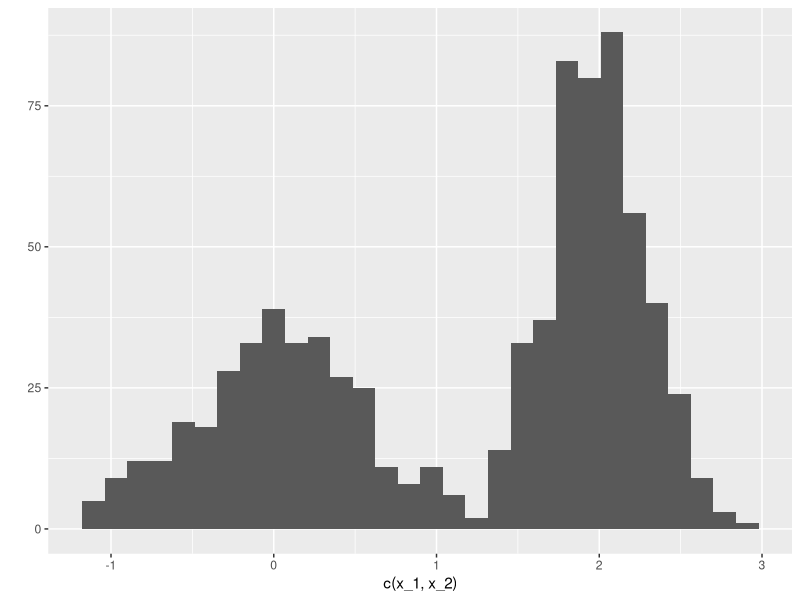
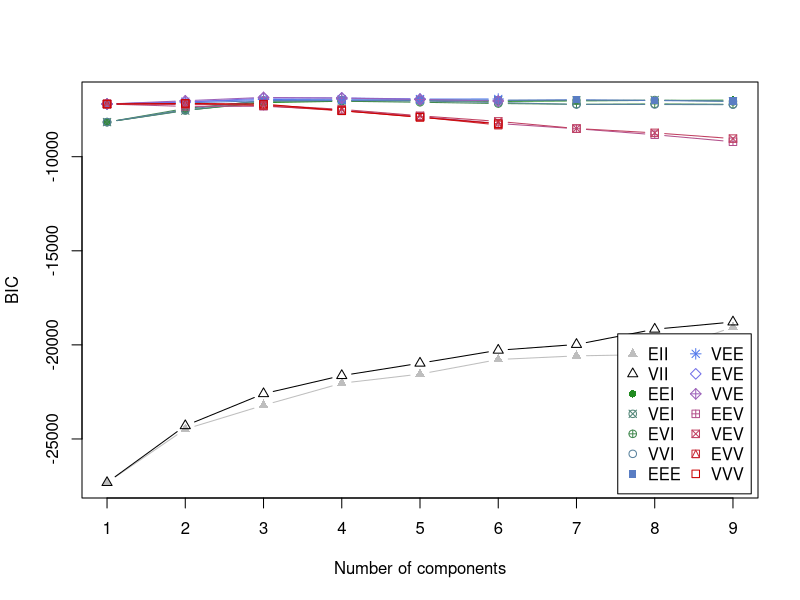

Recreate these plots in R, in order.
## ---- chunk 1
ej_1 <- data.frame(moneda = c('A', 'A', 'B', 'B', 'B', NA), 
  sol = c(1, 0, 0, 0, 1, 0))
ej_1
## ---- chunk 2
# logLik: verosimilitude de datos completos
logLik <- function(theta){
  2 * log(theta[1]) + 3 * log(1 - theta[1]) + log(theta[2]) + log(1 - theta[2]) +
    log(theta[3]) + 2 * log(1 - theta[3]) 
}

pasoEsperanza <- function(theta_ant){
  function(theta){
    # a = p(moneda=A|sol=1, theta_ant)
    # b = p(moneda=B|sol=1, theta_ant)
    a_0 <- theta_ant[1] * (1 - theta_ant[2])
    b_0 <- (1 - theta_ant[1]) * (1 - theta_ant[3])
    a <- a_0 / (a_0 + b_0)
    b <- b_0 / (a_0 + b_0)
    logLik(theta) + log(theta[1] * (1 - theta[2])) * a + 
      log((1 - theta[1]) * (1 - theta[3])) * b
  }
}
## ---- chunk 3
theta_0 <- c(0.1, 0.1, 0.1)
esperanza_0 <- pasoEsperanza(theta_0)
## ---- chunk 4
max_1 <- optim(c(0.5, 0.5, 0.5), esperanza_0, control = list(fnscale = -1))
theta_1 <- max_1$par
theta_1
esperanza_1 <- pasoEsperanza(theta_1)
max_2 <- optim(c(0.5, 0.5, 0.5), esperanza_1,control=list(fnscale=-1) )
theta_2 <- max_2$par
theta_2
esperanza_2 <- pasoEsperanza(theta_2)
max_3 <- optim(c(0.5, 0.5, 0.5), esperanza_2,control=list(fnscale=-1) )
theta_3 <- max_3$par
theta_3
## ---- chunk 5
library(ggplot2)
set.seed(280572)
N <- 800
n <- sum(rbinom(N, 1, 0.6))

x_1 <- rnorm(N - n, 0, 0.5)
x_2 <- rnorm(n, 2, 0.3)
qplot(c(x_1, x_2))
## ---- chunk 6
crearLogLike <- function(x){
  logLike <- function(theta){
    pi <- exp(theta[1]) / (1 + exp(theta[1]))
    mu_1 <- theta[2]
    mu_2 <- theta[3]
    sigma_1 <- exp(theta[4])
    sigma_2 <- exp(theta[5])
    sum(log(pi*dnorm(x, mu_1, sd=sigma_1)+(1-pi)*dnorm(x,mu_2,sd=sigma_2)))
  }
  logLike
}
func_1 <- crearLogLike(c(x_1,x_2))
system.time(salida <- optim(c(0.5,0,0,1,1), func_1, control=list(fnscale=-1)))
salida$convergence
exp(salida$par[1]) / (1 + exp(salida$par[1]))
salida$par[2:3]
exp(salida$par[4:5])
## ---- chunk 7
library(mclust)
wine <- read.csv("data/wine.csv", stringsAsFactors=FALSE)[, -1]
w_mclust <- Mclust(wine)
summary(w_mclust)
## ---- chunk 8
summary(w_mclust, parameters = TRUE)
## ---- chunk 9
round(w_mclust$BIC)
w_mclust
## ---- chunk 10
plot(w_mclust, what = "BIC")
# hay 3 plots más:
# plot(w_mclust)
